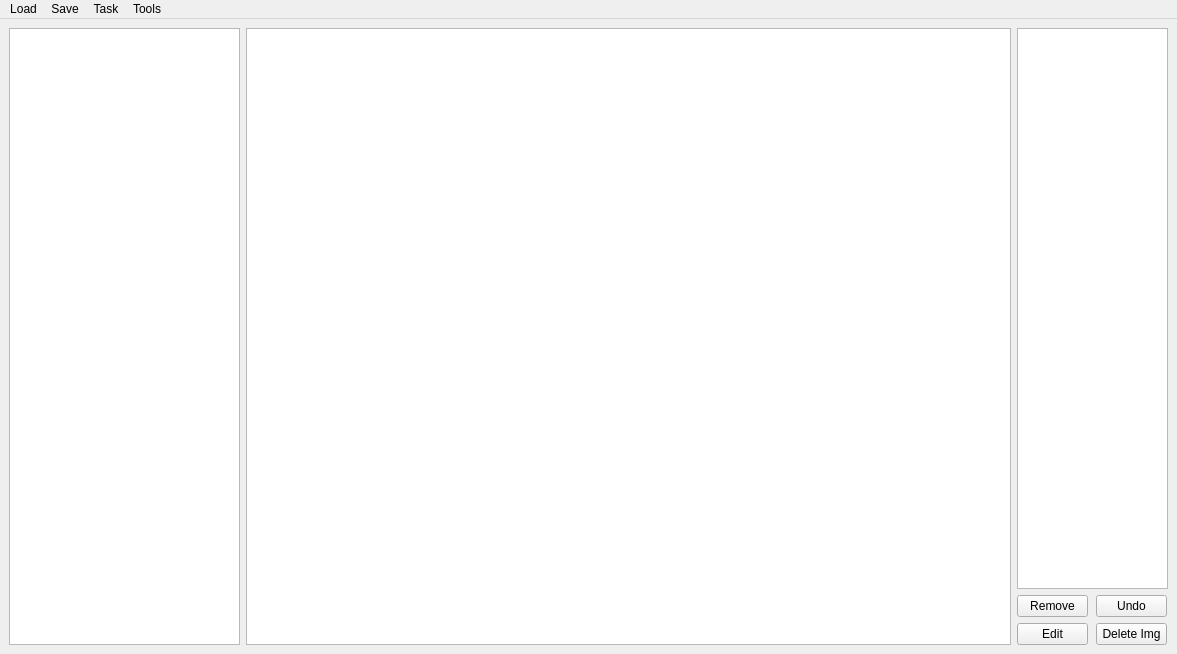
<?xml version="1.0" encoding="UTF-8"?>
<ui version="4.0">
 <class>MainWindow</class>
 <widget class="QMainWindow" name="MainWindow">
  <property name="geometry">
   <rect>
    <x>0</x>
    <y>0</y>
    <width>1177</width>
    <height>654</height>
   </rect>
  </property>
  <property name="windowTitle">
   <string>ActiveDataSet</string>
  </property>
  <widget class="QWidget" name="centralwidget">
   <layout class="QGridLayout" name="gridLayout">
    <item row="0" column="0" rowspan="3">
     <widget class="QListWidget" name="dataList">
      <property name="minimumSize">
       <size>
        <width>231</width>
        <height>100</height>
       </size>
      </property>
      <property name="maximumSize">
       <size>
        <width>231</width>
        <height>16777215</height>
       </size>
      </property>
     </widget>
    </item>
    <item row="0" column="1" rowspan="3">
     <widget class="QGraphicsView" name="dataViewer"/>
    </item>
    <item row="0" column="2" colspan="2">
     <widget class="QListWidget" name="targetList">
      <property name="minimumSize">
       <size>
        <width>151</width>
        <height>0</height>
       </size>
      </property>
      <property name="maximumSize">
       <size>
        <width>151</width>
        <height>16777215</height>
       </size>
      </property>
     </widget>
    </item>
    <item row="1" column="2">
     <widget class="QPushButton" name="rmTargetButton">
      <property name="minimumSize">
       <size>
        <width>71</width>
        <height>22</height>
       </size>
      </property>
      <property name="maximumSize">
       <size>
        <width>71</width>
        <height>22</height>
       </size>
      </property>
      <property name="text">
       <string>Remove</string>
      </property>
     </widget>
    </item>
    <item row="1" column="3">
     <widget class="QPushButton" name="undoButton">
      <property name="minimumSize">
       <size>
        <width>71</width>
        <height>22</height>
       </size>
      </property>
      <property name="maximumSize">
       <size>
        <width>71</width>
        <height>22</height>
       </size>
      </property>
      <property name="text">
       <string>Undo</string>
      </property>
     </widget>
    </item>
    <item row="2" column="2">
     <widget class="QPushButton" name="editButton">
      <property name="minimumSize">
       <size>
        <width>71</width>
        <height>22</height>
       </size>
      </property>
      <property name="maximumSize">
       <size>
        <width>71</width>
        <height>22</height>
       </size>
      </property>
      <property name="text">
       <string>Edit</string>
      </property>
     </widget>
    </item>
    <item row="2" column="3">
     <widget class="QPushButton" name="deleteButton">
      <property name="minimumSize">
       <size>
        <width>71</width>
        <height>22</height>
       </size>
      </property>
      <property name="maximumSize">
       <size>
        <width>71</width>
        <height>22</height>
       </size>
      </property>
      <property name="text">
       <string>Delete Img</string>
      </property>
     </widget>
    </item>
   </layout>
  </widget>
  <widget class="QMenuBar" name="menubar">
   <property name="geometry">
    <rect>
     <x>0</x>
     <y>0</y>
     <width>1177</width>
     <height>21</height>
    </rect>
   </property>
   <widget class="QMenu" name="menuLoad">
    <property name="title">
     <string>Load</string>
    </property>
    <addaction name="loadAOAction"/>
    <addaction name="actionLoadClasses"/>
    <addaction name="actionFrom_Video"/>
   </widget>
   <widget class="QMenu" name="menuSave">
    <property name="title">
     <string>Save</string>
    </property>
    <addaction name="actionTarget_Modifications"/>
    <addaction name="actionView_history"/>
    <addaction name="actionActive_data_to"/>
   </widget>
   <widget class="QMenu" name="menuTools">
    <property name="title">
     <string>Tools</string>
    </property>
    <addaction name="actionData_spliter"/>
    <addaction name="actionRename"/>
    <addaction name="actionCheck_Labels"/>
   </widget>
   <widget class="QMenu" name="menuTask">
    <property name="title">
     <string>Task</string>
    </property>
    <addaction name="actionOpenTask"/>
    <addaction name="actionNewTask"/>
   </widget>
   <addaction name="menuLoad"/>
   <addaction name="menuSave"/>
   <addaction name="menuTask"/>
   <addaction name="menuTools"/>
  </widget>
  <action name="loadAOAction">
   <property name="text">
    <string>Active Learning outputs</string>
   </property>
  </action>
  <action name="actionTarget_Modifications">
   <property name="text">
    <string>Target Modifications</string>
   </property>
  </action>
  <action name="actionData_spliter">
   <property name="text">
    <string>Data spliter</string>
   </property>
  </action>
  <action name="actionView_history">
   <property name="text">
    <string>View change history</string>
   </property>
  </action>
  <action name="actionRename">
   <property name="text">
    <string>Rename all data</string>
   </property>
  </action>
  <action name="actionLoadClasses">
   <property name="enabled">
    <bool>false</bool>
   </property>
   <property name="text">
    <string>Classes</string>
   </property>
  </action>
  <action name="actionActive_data_to">
   <property name="text">
    <string>Active data to ..</string>
   </property>
  </action>
  <action name="actionFrom_Video">
   <property name="text">
    <string>From Video</string>
   </property>
  </action>
  <action name="actionOpenTask">
   <property name="text">
    <string>Open</string>
   </property>
  </action>
  <action name="actionNewTask">
   <property name="text">
    <string>New</string>
   </property>
  </action>
  <action name="actionCheck_Labels">
   <property name="text">
    <string>Check Labels</string>
   </property>
  </action>
 </widget>
 <resources/>
 <connections/>
</ui>
